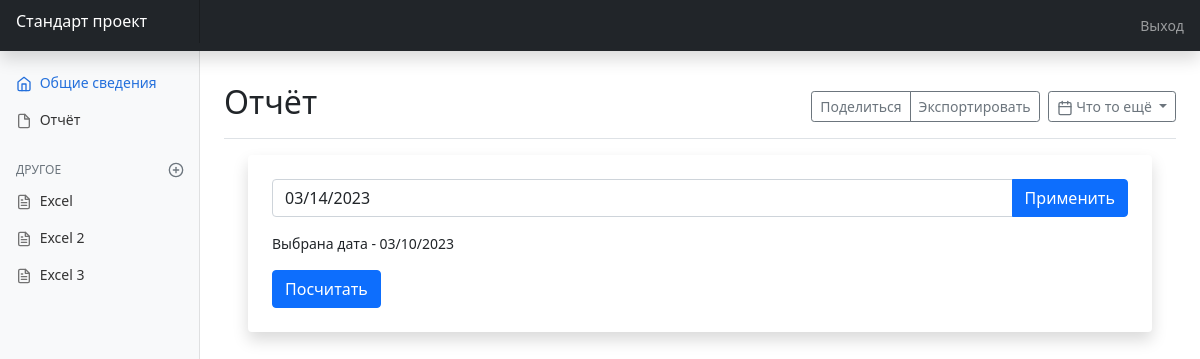
Page /reports on the earlier database version.
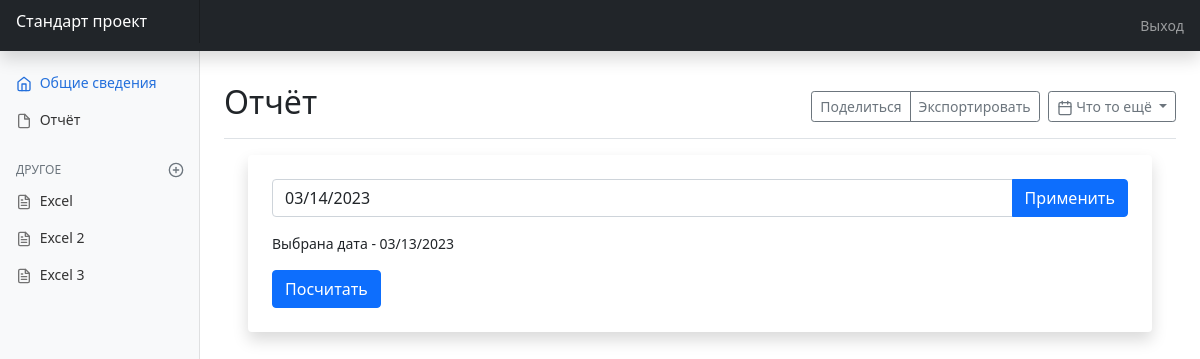
Same page on the later database version.
### main/models.py (models this page shows, shortened)
class act_data(models.Model):
    current_data = models.CharField('current_data', max_length=45)
    class Meta:
        verbose_name = 'Акуальная дата'
        verbose_name_plural = 'Акуальная дата'

### main/views.py (the view, shortened to what this page needs)
# urls.py: path('reports', views.dataTime, name='reports')
def dataTime(request):
    old_data = act_data.objects.all()
    return render(request, 'main/reports.html', {'old_data': old_data})

### main/templates/main/reports.html (shortened to what this page needs)
{% extends 'main/index.html' %}
{% block content %}
{% load static %}
      <div class="d-flex justify-content-between flex-wrap flex-md-nowrap align-items-center pt-3 pb-2 mb-3 border-bottom">
        <h1 class="h2">Отчёт</h1>
        <div class="btn-toolbar mb-2 mb-md-0">
          <div class="btn-group me-2">
            <button type="button" class="btn btn-sm btn-outline-secondary">Поделиться</button>
            <button type="button" class="btn btn-sm btn-outline-secondary">Экспортировать</button>
          </div>
          <button type="button" class="btn btn-sm btn-outline-secondary dropdown-toggle">
            <span data-feather="calendar"></span>
            Что то ещё
          </button>
        </div>
      </div>
<main class="container">
  <div class="my-2 p-4 rounded shadow" style="background-color: #FFFFFF;">
    <form method="post" class="needs-validation" novalidate>
      <div class="input-group mb-3">
        <input type="text" name="birthday" class="form-control" placeholder="Выберите дату" aria-label="Recipient's username" aria-describedby="button-addon2">
        <button class="btn btn-primary" type="submit" id="button-addon2">Применить</button>
      </div>
    </form>
    <div class="callout">
        Выбрана дата - {% for el in old_data %} {{ el.current_data }} {% endfor %}
    </div>
      <form method="post" class="calculate" novalidate>
          <button type="submit" class="btn btn-primary mt-3" value="run_function_calculate" name="inDa">Посчитать</button>
      </form>
  </div>
</main>
{% endblock %}

Differences in the rows shown:
changed act_data: current_data "03/10/2023" → "03/13/2023"
